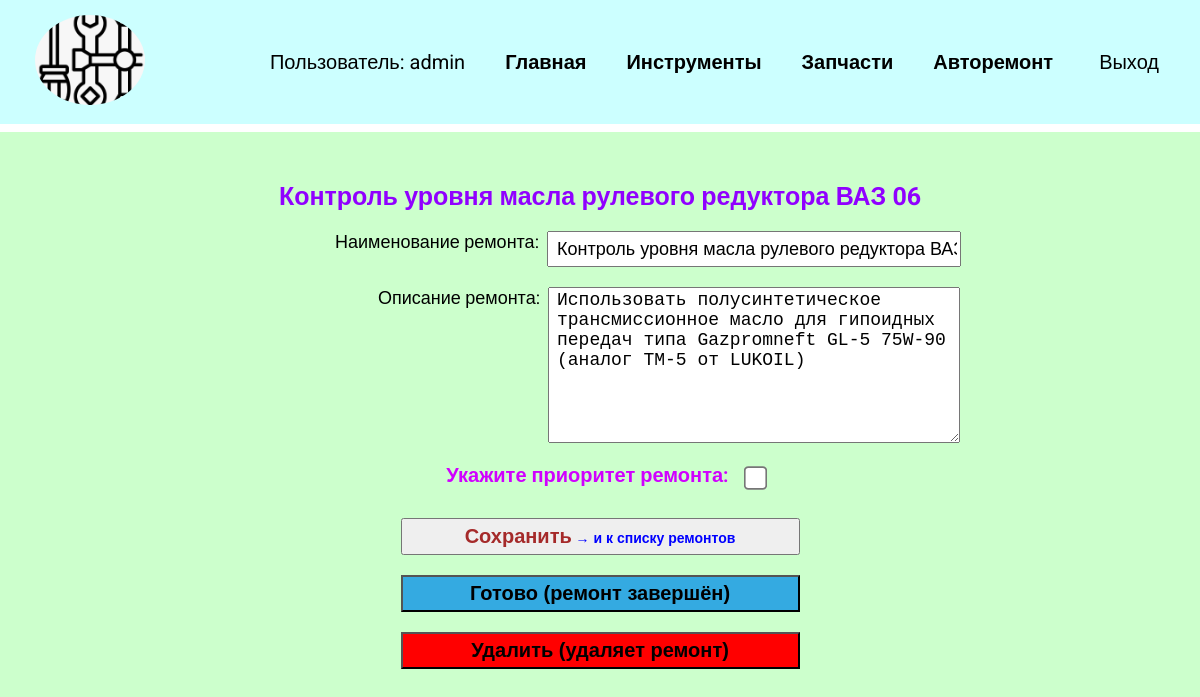
Before: /telog_spparts/current_new_repairs/3 (signed in) with the older database file.
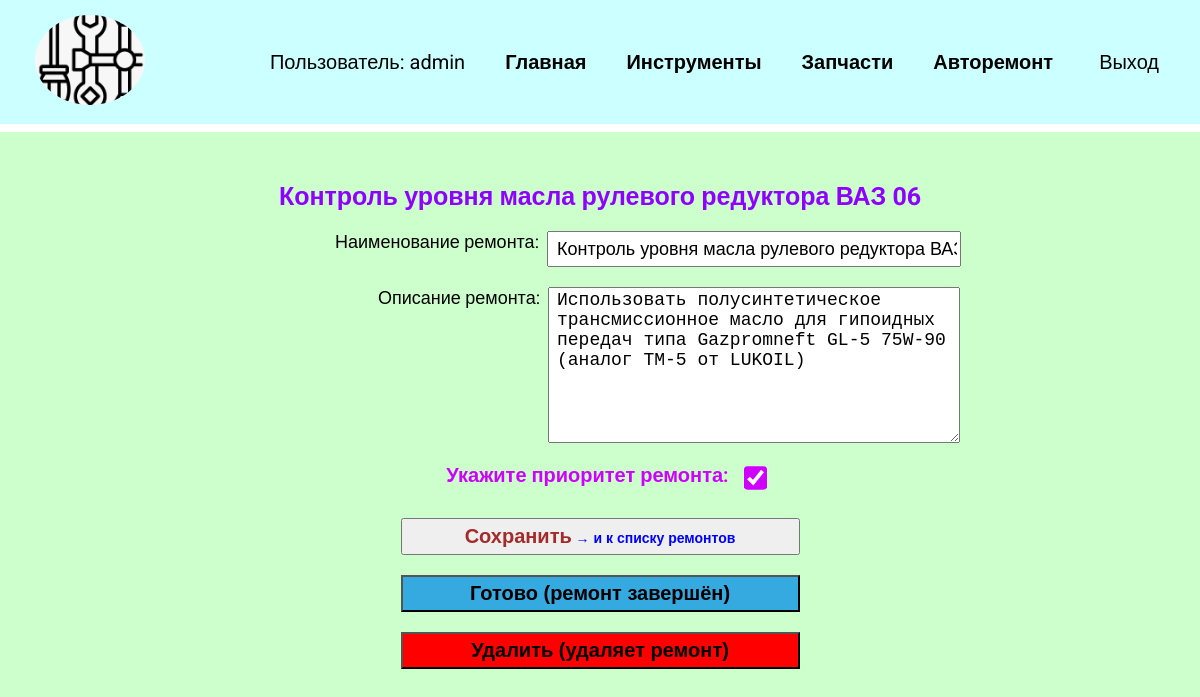
After: the same page with the newer database file.
### telog_spparts/models.py (models this page shows, shortened)
class Repairs(models.Model):
    title = models.CharField(max_length=100)  # , verbose_name="Наименование ремонта"
    rep_memo = models.TextField(blank=True)  # его описание (записка)
    date_creation = models.DateTimeField(auto_now_add=True)  # Создано
    ready = models.DateTimeField(blank=True, null=True)  # Завершено
    priority_rep = models.BooleanField(default=False)  # Приоритет
    user_performer = models.ForeignKey(  # performer - пользователь_исполнитель
        User,
        on_delete=models.SET_NULL,
        null=True,  # Обязательно для SET_NULL
        blank=True  # Позволяет оставлять поле пустым
    )

### telog_spparts/views.py (the view, shortened to what this page needs)
# urls.py: path('current_new_repairs/<int:repair_pk>', views.view_repair, name='viewrepair'),
@login_required
def view_repair(request, repair_pk):
    repair = get_object_or_404(Repairs, pk=repair_pk)
    if request.method == "GET":
        repform = RepairsForm(instance=repair)
        context = {'repair': repair, 'repform': repform}
        return render(request, 'telog_spparts/viewrepair.html', context)

### techlog_tools/forms.py
class RepairsForm(forms.ModelForm):
    class Meta:
        model = Repairs
        fields = ['title', 'rep_memo', 'priority_rep']
        labels = {
            'title': 'Наименование ремонта',
            'rep_memo': 'Описание ремонта',
            'priority_rep': 'Укажите приоритет ремонта',
        }

### telog_spparts/templates/telog_spparts/viewrepair.html (shortened to what this page needs)
{% extends 'techlog_tools/base.html' %}
{% load static %}
{% block content %}
<h2>{{ repair.title }}</h2>
<form action="" method="post" class="edit_repair">
    {{ repform }}
    <button class="btn">Сохранить</button>
</form>
<form action="{% url 'finished_repair' repair.id %}" method="post" class="finish_rep">
    <button class="btrep final">Готово (ремонт завершён)</button>
</form>
<form action="{% url 'delete_repair' repair.id %}" method="post" class="delete_rep">
    <button class="btrep del">Удалить (удаляет ремонт)</button>
</form>
{% endblock %}

Changed rows visible on the page:
changed Repairs "Контроль уровня масла рулевого редуктора ВАЗ 06": priority_rep "☐" → "☑"
